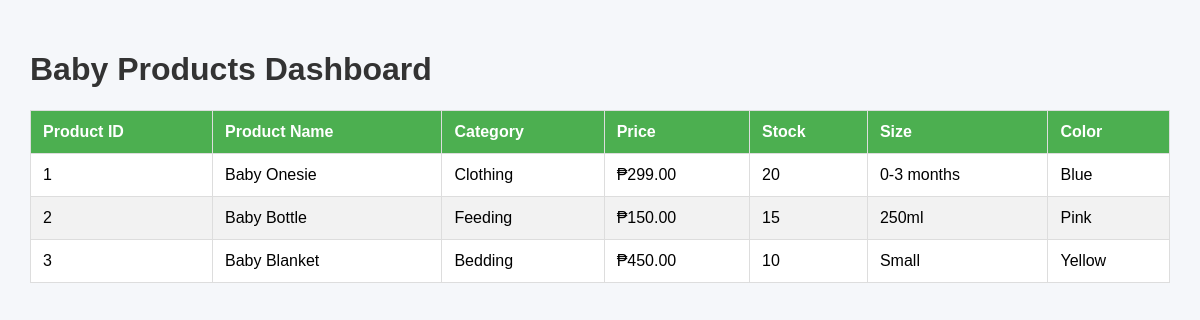
The page / on the database its author committed.
### MyApp/models.py (models this page shows, shortened)
class BabyProduct(models.Model):
    product_id = models.AutoField(primary_key=True)
    product_name = models.CharField(max_length=100)
    category = models.CharField(max_length=50)
    price = models.DecimalField(max_digits=10, decimal_places=2)
    stock = models.IntegerField()
    size = models.CharField(max_length=30)
    color = models.CharField(max_length=30)

### MyApp/views.py (the view)
# urls.py: path('', views.dashboard, name='dashboard'),
def dashboard(request):
    products = BabyProduct.objects.all()
    return render(request, 'BabyProduct/dashboard.html', {
    'products': products
})

### MyApp/templates/BabyProduct/dashboard.html (shortened to what this page needs)
<!DOCTYPE html>
<html lang="en">
<head>
</head>
<body>
    <h1>Baby Products Dashboard</h1>
    <table>
        <thead>
            <tr>
                <th>Product ID</th>
                <th>Product Name</th>
                <th>Category</th>
                <th>Price</th>
                <th>Stock</th>
                <th>Size</th>
                <th>Color</th>
            </tr>
        </thead>
        <tbody>
            {% for product in products %}
            <tr>
                <td>{{ product.product_id }}</td>
                <td>{{ product.product_name }}</td>
                <td>{{ product.category }}</td>
                <td>₱{{ product.price }}</td>
                <td>{{ product.stock }}</td>
                <td>{{ product.size }}</td>
                <td>{{ product.color }}</td>
            </tr>
            {% empty %}
            <tr>
                <td colspan="7">No products found.</td>
            </tr>
            {% endfor %}
        </tbody>
    </table>
</body>
</html>

### MyApp/templates/BabyProduct/dashboard.html (style rules this page uses)
body { font-family: Arial, sans-serif; background-color: #f5f7fa; margin: 0; padding: 30px; }
h1 { color: #333; }
table { width: 100%; border-collapse: collapse; background-color: white; margin-top: 20px; }
th, td { padding: 12px; border: 1px solid #ddd; text-align: left; }
th { background-color: #4CAF50; color: white; }
tr:nth-child(even) { background-color: #f2f2f2; }

### rows shown on the page
BabyProduct: product_id "1", product_name "Baby Onesie", category "Clothing", price "299.00", stock "20", size "0-3 months", color "Blue"
BabyProduct: product_id "2", product_name "Baby Bottle", category "Feeding", price "150.00", stock "15", size "250ml", color "Pink"
BabyProduct: product_id "3", product_name "Baby Blanket", category "Bedding", price "450.00", stock "10", size "Small", color "Yellow"
